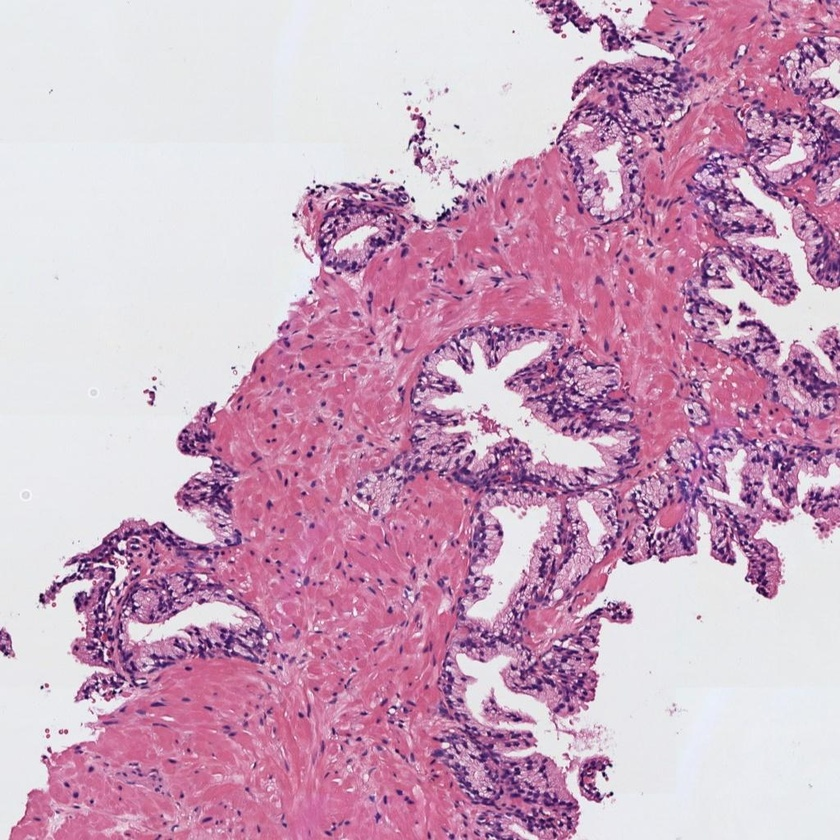
#> input picture 05MIAR_Aprendizaje_Supervisado/Act/histo_2.jpg, 840 x 840 px, shrunk from 1024 x 1024 before the run, found by its file name
$ jupyter execute Actividad_C1_P1_LozanoRodriguez_Jesus.histo1.ipynb
#> lines starting #> are read from the running program, lines starting #| are printed output that depends on the picture; after the words box and inside, x2 and y2 are one past the last pixel; in counts of white or black regions, pixels touching at a corner belong together
## Convocatoria 1 - Proyecto 1

#### 0) Cargar una de las imágenes histológicas

[cell 1]
# Obtener las imagen 'histo_x.jpg'

[cell 2]
# Implementamos el acceso a los .jpg de manera comoda.
# si no está intalado "pip install requests"
import requests
# URL directa a la imagen en bruto
image_url1 = "https://raw.githubusercontent.com/JLRRC/MASTERIA/main/05MIAR_Aprendizaje_Supervisado/Act/histo_1.jpg"
output_path1 = "histo_1.jpg"  # Nombre para guardar la imagen localmente
image_url2 = "https://raw.githubusercontent.com/JLRRC/MASTERIA/main/05MIAR_Aprendizaje_Supervisado/Act/histo_2.jpg"
output_path2 = "histo_2.jpg"  # Nombre para guardar la imagen localmente

# Descargar la imagen1
response = requests.get(image_url1)
if response.status_code == 200:
    with open(output_path1, "wb") as file:
        file.write(response.content)
    print(f"Imagen descargada exitosamente como: {output_path1}")
else:
    print(f"Error al descargar la imagen. Código de estado: {response.status_code}")

# Descargar la imagen2
response = requests.get(image_url2)
if response.status_code == 200:
    with open(output_path2, "wb") as file:
        file.write(response.content)
    print(f"Imagen descargada exitosamente como: {output_path2}")
else:
    print(f"Error al descargar la imagen. Código de estado: {response.status_code}")

# **SECCIÓN 01 - Para la imagen histo_1.jpg**

[cell 3]
# Utilizar la librería skimage.io para leer la imagen 'histo_x.jpg' en formato RGB.
# Normalizar la imagen para que los píxeles se encuentren en el rango [0, 1]
# Visualizar la imagen

[cell 4]
# Importar las librerías necesarias; skimage y matplotlib
import numpy as np
import matplotlib.pyplot as plt
from skimage import io, filters, img_as_ubyte, color, measure, morphology
from skimage.filters import gaussian, threshold_otsu
from skimage.segmentation import flood
from skimage.util import img_as_ubyte
from skimage.measure import label, regionprops
from scipy.ndimage import binary_fill_holes
import pandas as pd
from tabulate import tabulate

# Leer la imagen en formato RGB
image_path = "histo_1.jpg"
#image_path = "histo_2.jpg"
image = io.imread(image_path)
#> image is the input picture: shape (840, 840, 3); mean R, G, B 205, 166.3, 191.6

[cell 5]
# Normalizar la imagen para que los píxeles se encuentren en el rango [0, 1]
image_normalized = image / 255.0

# Visualizar la imagen
plt.figure(figsize=(6, 6))
plt.imshow(image_normalized)
plt.title("Imagen Normalizada (RGB)")
plt.axis("off")
plt.show()

#### 1) Realizar una transformación de color para convertir la imagen al espacio de color CMYK

[cell 6]
# Extraer la componente magenta de la imagen (que corresponde a la región tisular)
# Visualizar la imagen del canal magenta

[cell 7]
# Normalizar los canales RGB al rango [0, 1]
red_channel = image_normalized[:, :, 0]
green_channel = image_normalized[:, :, 1]
blue_channel = image_normalized[:, :, 2]

# Calcular los valores CMY
cyan = 1 - red_channel
magenta = 1 - green_channel
yellow = 1 - blue_channel

# Ajustar la fórmula para obtener el canal Magenta en CMYK
magenta_component = magenta

# Visualizar la imagen normalizada del canal magenta
plt.figure(figsize=(6, 6))
plt.imshow(magenta_component, cmap='magma')
plt.title("Componente Magenta de la Imagen")
plt.axis("off")
plt.show()

#### 2) Umbralizar la imagen para separar los píxeles del fondo de la región tisular

[cell 8]
# Aplicar un filtro gaussiano de tamaño 5x5 y después utilizar el método de Otsu de manera que
# los píxeles correspondientes al lumen y al background de la imagen sean 1s y el resto de los píxeles tengan un valor de 0.
# Nota: Recordar que el método de Otsu requiere como input una imagen en el rango [0-255] en formato "uint8".
# Visualizar la máscara resultante

[cell 9]
# Aplicar un filtro gaussiano con sigma ajustado
gaussian_filtered = gaussian(magenta_component, sigma=2.0, mode='reflect')  # Ajustar sigma
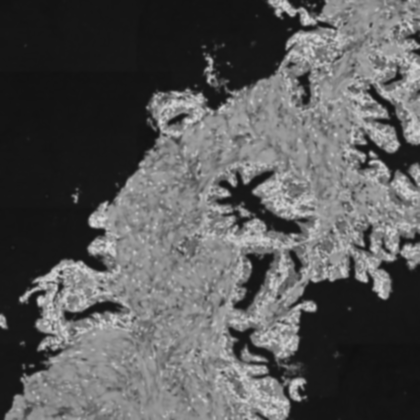
#> gaussian_filtered: shape (840, 840) float64 (shown at 1/2 size); min 0.0596, max 0.875, mean 0.348

# Convertir la imagen al rango [0, 255] en formato uint8
gaussian_filtered_uint8 = img_as_ubyte(gaussian_filtered)

# Calcular el umbral de Otsu
otsu_threshold = threshold_otsu(gaussian_filtered_uint8)
#> otsu_threshold = 83
print(f"Umbral calculado por Otsu: {otsu_threshold}")
#| Umbral calculado por Otsu: 83

# Crear la máscara binaria (invertida para que lumen y fondo sean 1s)
binary_mask = gaussian_filtered_uint8 < otsu_threshold  # Invertimos el criterio
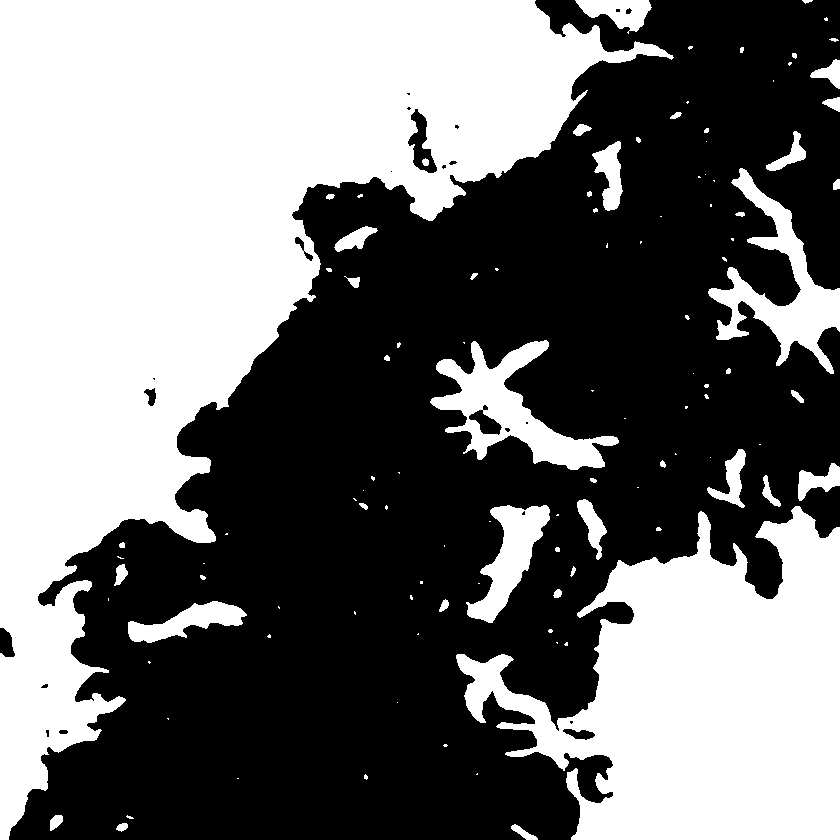
#> binary_mask: shape (840, 840) bool; 45.3% white; 110 white regions (62 under 20 px), largest, box (x1, y1, x2, y2) and area: (0, 0, 674, 840) 212307, (456, 506, 840, 840) 75583, (430, 340, 619, 470) 8402

# Visualizar la máscara binaria
plt.figure(figsize=(6, 6))
plt.imshow(binary_mask, cmap='gray', interpolation='nearest')
plt.title(f"Máscara Otsu t={otsu_threshold}")
plt.axis("on")  # Mostrar ejes para referencia
plt.show()

# Verificar los valores únicos en la máscara para asegurarnos que son 0s y 1s
unique_values = np.unique(binary_mask)
#> unique_values = [False, True]
print(f"Valores únicos en la máscara: {unique_values}")
#| Valores únicos en la máscara: [False  True]

#### 3) Limpiar la imagen eliminando los artefactos de lumen (objetos blancos pequeños que no son lúmenes)

[cell 10]
# Utilizar la librería skimage.morphology.remove_small_objects para eliminar aquellos objetos cuya área sea menor a 300 píxeles
# Más información en https://scikit-image.org/docs/dev/api/skimage.morphology.html#skimage.morphology.remove_small_objects
# Visualizaer la máscara resultante

[cell 11]
# Eliminar objetos pequeños (área menor a 300 píxeles), usamos la "mascata binaria"
filtered_mask = morphology.remove_small_objects(binary_mask, min_size=300)

# Visualizar la máscara original y la máscara filtrada
fig, ax = plt.subplots(1, 2, figsize=(12, 6))

ax[0].imshow(binary_mask, cmap="gray")
ax[0].set_title("Máscara Binaria Original")
ax[0].axis("off")

ax[1].imshow(filtered_mask, cmap="gray")
ax[1].set_title("Máscara Filtrada (Objetos >= 300 px)")
ax[1].axis("off")

plt.tight_layout()
plt.figure(figsize=(10, 10))
plt.show()

#### 4) Rellenar con 0s el fondo de la imagen para quedarnos únicamente con los lúmenes

[cell 12]
# Aplicar el algoritmo de expansión a partir de semillas (region growing) de manera que únicamente los lúmenes sean blancos
# y el resto de la imagen negra. Pista: utilizar dos semillas. Nota: Se pueden fijar las semillas de manera manual, pero
# se valorará positivamente a aquell@s que desarrollen una función para encontrarlas automáticamente.
# Visualizar la máscara resultante.

[cell 13]
# Función para detectar todas las regiones y ordenar las semillas
def find_and_sort_seeds(mask, num_seeds=None, sort_by='area', ascending=True):
    """
    Encuentra todas las semillas basadas en las regiones conectadas y las ordena.
    Args:
        mask: Máscara binaria.
        num_seeds: Número máximo de semillas a devolver (opcional).
        sort_by: Criterio de ordenación ('area' o 'centroid').
        ascending: Orden ascendente o descendente.
    Returns:
        Lista de coordenadas (fila, columna) de las semillas ordenadas.
    """
    labeled_mask = label(mask)
    regions = regionprops(labeled_mask)

    # Ordenar las regiones según el criterio elegido
    if sort_by == 'area':
        sorted_regions = sorted(regions, key=lambda r: r.area, reverse=not ascending)
    elif sort_by == 'centroid':
        sorted_regions = sorted(regions, key=lambda r: r.centroid[0], reverse=not ascending)
    else:
        raise ValueError("Criterio de ordenación no válido: use 'area' o 'centroid'.")

    # Obtener las coordenadas de las semillas
    seeds = [tuple(map(int, region.centroid)) for region in sorted_regions]

    # Limitar al número máximo de semillas si se especifica
    if num_seeds is not None:
        seeds = seeds[:num_seeds]
    return seeds

# Algoritmo de crecimiento de regiones
def region_growing(mask, seeds):
    """
    Aplica crecimiento de región a partir de las semillas dadas.
    Args:
        mask: Máscara binaria.
        seeds: Lista de coordenadas de semillas.
    Returns:
        Máscara binaria con las regiones crecidas.
    """
    region_mask = np.zeros_like(mask, dtype=bool)
    for seed in seeds:
        if mask[seed]:  # Verifica que la semilla está en una región válida
            region = flood(mask, seed_point=seed)
            region_mask |= region  # Combina las regiones crecidas
    return region_mask

# Detectar y ordenar semillas por área (descendente)
sorted_seeds = find_and_sort_seeds(filtered_mask, sort_by='area', ascending=False)
#> in find_and_sort_seeds, `labeled_mask = label(mask)`:
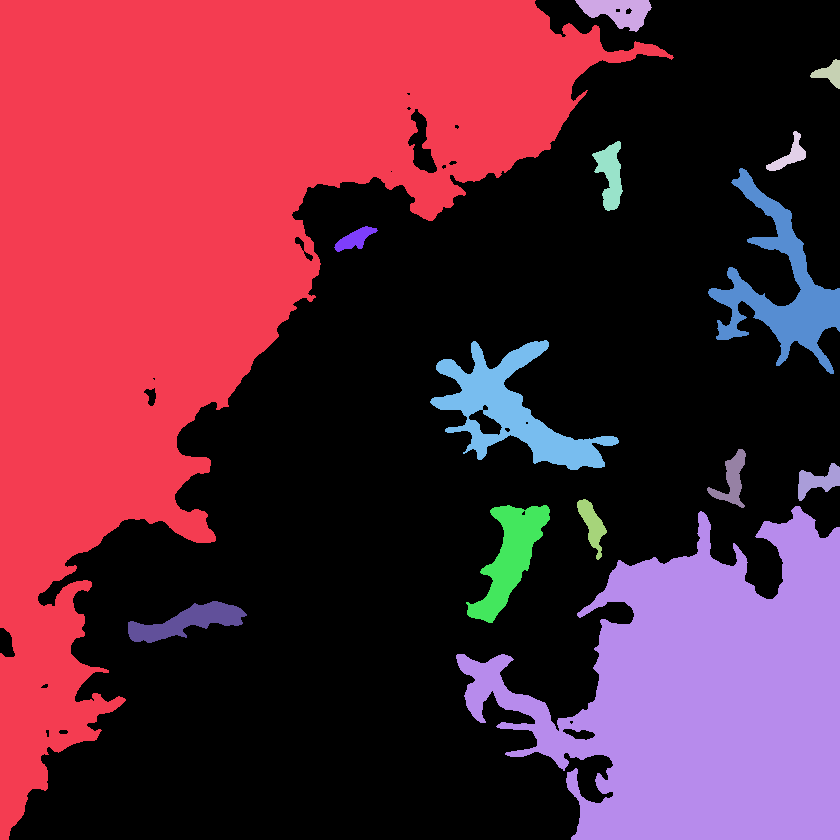
#> labeled_mask: shape (840, 840) int32; 15 distinct labels, from 0 to 14; one colour per label, 0 black
#> in find_and_sort_seeds, `regions = regionprops(labeled_mask)`: regions = 14 regions; largest, box (x1, y1, x2, y2) and area: (0, 0, 674, 840) 212307, (456, 506, 840, 840) 75583, (430, 340, 619, 470) 8402, (708, 168, 840, 374) 8036, (466, 505, 550, 623) 4130
#> in find_and_sort_seeds, `sorted_regions = sorted(regions, key=lambda r: r.area, reverse=not asc..`: sorted_regions has the same summary as regions
#> in find_and_sort_seeds, `seeds = [tuple(map(int, region.centroid)) for region in sorted_regions]`: seeds = [(248, 197), (697, 705), (410, 511), (287, 780), (556, 509), (621, 187), (10, 617), (174, 609), (479, 731), (480, 817), (524, 591), (155, 789), (238, 354), (73, 829)]
#> sorted_seeds has the same summary as seeds in find_and_sort_seeds
print(f"Semillas detectadas (ordenadas por área): {sorted_seeds}")
#| Semillas detectadas (ordenadas por área): [(248, 197), (697, 705), (410, 511), (287, 780), (556, 509), (621, 187), (10, 617), (174, 609), (479, 731), (480, 817), (524, 591), (155, 789), (238, 354), (73, 829)]

# Excluir las dos primeras semillas que no nos valen, la forma que he encontrado.
if len(sorted_seeds) > 2:
    filtered_seeds = sorted_seeds[2:]  # Excluir las dos primeras
#> filtered_seeds = [(410, 511), (287, 780), (556, 509), (621, 187), (10, 617), (174, 609), (479, 731), (480, 817), (524, 591), (155, 789), (238, 354), (73, 829)]
else:
    filtered_seeds = sorted_seeds  # Si hay menos de tres semillas, mantener todas

#filtered_seeds = sorted_seeds
print(f"Semillas seleccionadas (sin las dos primeras): {filtered_seeds}")
#| Semillas seleccionadas (sin las dos primeras): [(410, 511), (287, 780), (556, 509), (621, 187), (10, 617), (174, 609), (479, 731), (480, 817), (524, 591), (155, 789), (238, 354), (73, 829)]

# Aplicar crecimiento de región desde las semillas seleccionadas
lumen_mask = region_growing(filtered_mask, filtered_seeds)
#> the loop in region_growing, `for seed in seeds:` made 12 passes
#> after the loop in region_growing, `for seed in seeds:`:
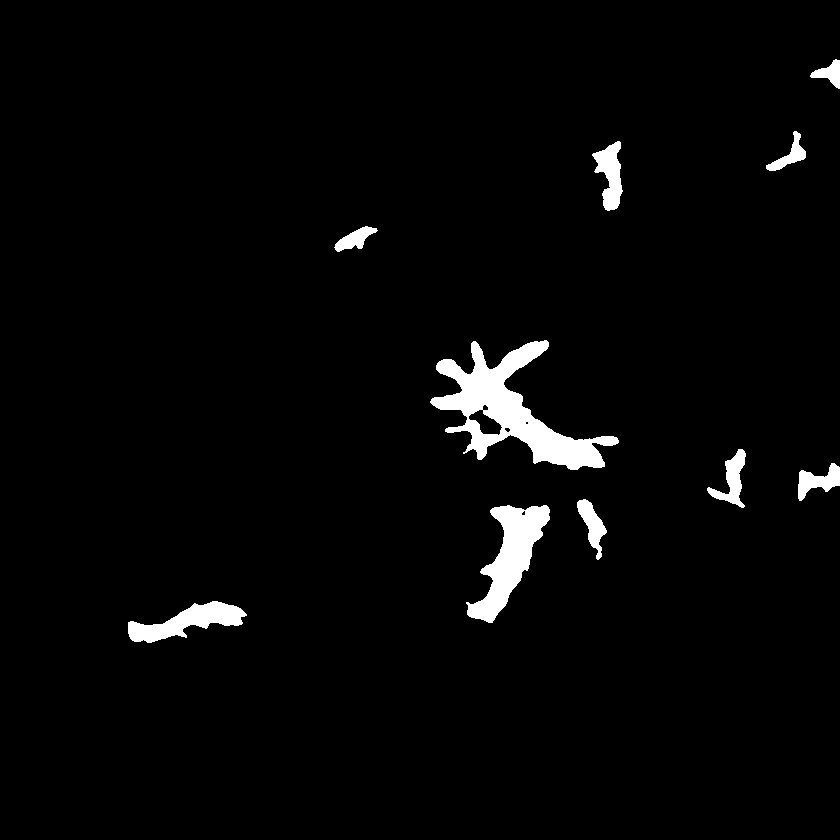
#> region_mask: shape (840, 840) bool; 2.8% white; 10 white regions, largest, box (x1, y1, x2, y2) and area: (430, 340, 619, 470) 8402, (466, 505, 550, 623) 4130, (128, 601, 247, 643) 2267

# Visualizar la máscara final con los lúmenes blancos
plt.figure(figsize=(6, 6))
plt.imshow(lumen_mask, cmap="gray")
plt.title("Máscara Final: Lúmenes Blancos (Semillas Filtradas)")
plt.axis("off")
plt.show()

#### 5) Rellenar los objetos de los lúmenes

[cell 14]
# Rellenar los lúmenes con la función binary_fill_holes de la librería scipy.ndimage.morphology
# Visualizar la máscara resultante

[cell 15]
# Rellenar los lúmenes con la función binary_fill_holes
filled_mask = binary_fill_holes(lumen_mask)

# Visualizar la máscara resultante
plt.figure(figsize=(6, 6))
plt.imshow(filled_mask, cmap="gray")
plt.title("Máscara Final con Lúmenes Rellenos")
plt.axis("off")
plt.show()

#### 6) Detectar y dibujar los contornos de los lúmenes sobre la imagen original

[cell 16]
# Dibujar los contornos de los lúmenes en color verde sobre la imagen original RGB. Nota: Utilizar los flags necesarios
# para que los contornos en verde sean perfectamente visibles.
# Visualizar la imagen superpuesta

[cell 17]
# Encontrar los contornos de los lúmenes
contours = measure.find_contours(filled_mask, level=0.5)
#> contours = 10 point arrays, longest 1059 points

# Crear una copia de la imagen original para superponer los contornos
image_with_contours = np.copy(image_normalized)

# Dibujar los contornos en verde (modificando directamente los píxeles)
for contour in contours:
    for y, x in contour:
        y, x = int(y), int(x)
        # Validar que las coordenadas estén dentro de los límites de la imagen
        if 0 <= y < image_with_contours.shape[0] and 0 <= x < image_with_contours.shape[1]:
            image_with_contours[y, x] = [0, 255, 0]  # Verde en formato RGB
            # Píxeles adyacentes para grosor
            if y + 1 < image_with_contours.shape[0]:
                image_with_contours[y + 1, x] = [0, 255, 0]
            if y - 1 >= 0:
                image_with_contours[y - 1, x] = [0, 255, 0]
            if x + 1 < image_with_contours.shape[1]:
                image_with_contours[y, x + 1] = [0, 255, 0]
            if x - 1 >= 0:
                image_with_contours[y, x - 1] = [0, 255, 0]
#> this loop made 10 passes

# Visualizar la imagen con contornos superpuestos
plt.figure(figsize=(6, 6))
plt.imshow(image_with_contours)
plt.title("Contornos de Lúmenes en Color Verde")
plt.axis("off")
plt.show()

#### 7) Identificar y cropear el lumen más grande

[cell 18]
# Determinar cuál es el lumen de mayor área y hacer un crop del mismo sobre la imagen original RGB.
# Visualizar el lumen cropeado.

[cell 19]
# Etiquetar las regiones conectadas en la máscara binaria
labeled_mask = measure.label(filled_mask)

# Calcular las propiedades de las regiones conectadas
regions = measure.regionprops(labeled_mask)
#> regions = 10 regions; largest, box (x1, y1, x2, y2) and area: (430, 340, 619, 470) 8860, (466, 505, 550, 623) 4139, (128, 601, 247, 643) 2267, (592, 141, 623, 211) 1192, (707, 449, 746, 508) 900

# Verificar si se encontraron regiones
if not regions:
    raise ValueError("No se encontraron regiones conectadas en la máscara.")

# Encontrar la región de mayor área
largest_region = max(regions, key=lambda r: r.area)

# Obtener las coordenadas de la bounding box de la región más grande
min_row, min_col, max_row, max_col = largest_region.bbox
#> min_row = 340; min_col = 430; max_row = 470; max_col = 619

# Definir un margen en píxeles
margin = 40

# Ajustar las coordenadas del bounding box para incluir el margen
min_row = max(min_row - margin, 0)  # Evitar que sea menor que 0
#> min_row = 300
min_col = max(min_col - margin, 0)
#> min_col = 390
max_row = min(max_row + margin, image_normalized.shape[0])  # Evitar que exceda el tamaño de la imagen
#> max_row = 510
max_col = min(max_col + margin, image_normalized.shape[1])
#> max_col = 659

# Validar que las coordenadas de la bounding box estén dentro de los límites de la imagen original
if max_row > image_normalized.shape[0] or max_col > image_normalized.shape[1]:
    raise ValueError("La bounding box excede las dimensiones de la imagen original.")

# Recortar el lumen más grande de la imagen original RGB con el margen incluido
cropped_lumen = image_normalized[min_row:max_row, min_col:max_col]

# Visualizar el lumen recortado
plt.figure(figsize=(6, 6))
plt.imshow(cropped_lumen)
plt.title("Lumen de Mayor Área (Recortado con Margen)")
plt.axis("off")
plt.show()

[cell 20]
from skimage import exposure

# Ajustar el contraste con "equalize_adapthist" para un mejor contraste local
adjusted_cropped_lumen = exposure.equalize_adapthist(cropped_lumen, clip_limit=0.03)
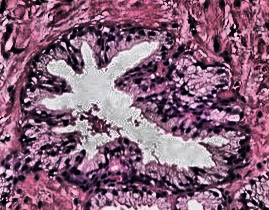
#> adjusted_cropped_lumen: shape (210, 269, 3) float64; mean R, G, B 0.532, 0.385, 0.477

# Mostrar la imagen mejorada
plt.figure(figsize=(10, 10))
plt.imshow(adjusted_cropped_lumen, cmap="gray")  # Usa cmap="gray" para imágenes en escala de grises
plt.title("Lumen de Mayor Área (Contraste Mejorado)")
plt.axis("off")
plt.show()

#### 8) Extraer 13 características geométricas que permitan caracterizar el lumen recortado

[cell 21]
# Calcular las siguientes características del crop del lumen de mayor área, redondeando su valor hasta el cuarto decimal.
# 1) Área
# 2) Área de la bounding box
# 3) Área convexa
# 4) Exentricidad
# 5) Diámetro equivalente
# 6) Extensión
# 7) Diámetro Feret
# 8) Longitud del eje mayor
# 9) Longitud del eje menor
# 10) Orientación
# 11) Perímetro
# 12) Solidez
# 13) Compacidad

[cell 22]
# Verificar si se encontraron regiones conectadas en la máscara
if not regions:
    raise ValueError("No se encontraron regiones conectadas en la máscara binaria.")

# Identificar la región de mayor área
largest_region = max(regions, key=lambda r: r.area)

# Calcular las características geométricas
area = largest_region.area  # Área de la región
#> area = 8860
bounding_box_area = (largest_region.bbox[2] - largest_region.bbox[0]) * (largest_region.bbox[3] - largest_region.bbox[1])  # Área de la bounding box
#> bounding_box_area = 24570
convex_area = largest_region.convex_area  # Área convexa
#> convex_area = 18038
eccentricity = largest_region.eccentricity  # Excentricidad
#> eccentricity = 0.847
equivalent_diameter = largest_region.equivalent_diameter  # Diámetro equivalente
#> equivalent_diameter = 106.2
extent = largest_region.extent  # Extensión
#> extent = 0.361
feret_diameter = max(largest_region.major_axis_length, largest_region.minor_axis_length)  # Diámetro de Feret
#> feret_diameter = 190
major_axis_length = largest_region.major_axis_length  # Longitud del eje mayor
#> major_axis_length = 190
minor_axis_length = largest_region.minor_axis_length  # Longitud del eje menor
#> minor_axis_length = 101
orientation = largest_region.orientation  # Orientación
#> orientation = 0.993
perimeter = largest_region.perimeter  # Perímetro
#> perimeter = 873.9
solidity = largest_region.solidity  # Solidez
#> solidity = 0.491
compactness = (perimeter ** 2) / (4 * np.pi * area)  # Compacidad
#> compactness = 6.86

# [18 lines of commented-out code are left out]
caracteristicas = [
    "Área",
    "Área de la bounding box",
    "Área convexa",
    "Excentricidad",
    "Diámetro equivalente",
    "Extensión",
    "Diámetro Feret",
    "Longitud del eje mayor",
    "Longitud del eje menor",
    "Orientación",
    "Perímetro",
    "Solidez",
    "Compacidad",
]

valores = [
    area,
    bounding_box_area,
    convex_area,
    eccentricity,
    equivalent_diameter,
    extent,
    feret_diameter,
    major_axis_length,
    minor_axis_length,
    orientation,
    perimeter,
    solidity,
    compactness,
]
#> valores = [8860, 24570, 18038, 0.847, 106.2, 0.361, 190, 190, 101, 0.993, 873.9, 0.491, 6.86]

# Crear un DataFrame con los datos
data = pd.DataFrame({"Características": caracteristicas, "Valor": valores})
#> data = table of 13 rows and 2 columns

# Redondear los valores a 4 decimales
data["Valor"] = data["Valor"].round(4)

# Mostrar la tabla en un formato similar al de tu imagen
print(tabulate(data, headers="keys", tablefmt="grid"))
#| +----+-------------------------+------------+
#| |    | Características         |      Valor |
#| +====+=========================+============+
#> (further printed lines are left out)
